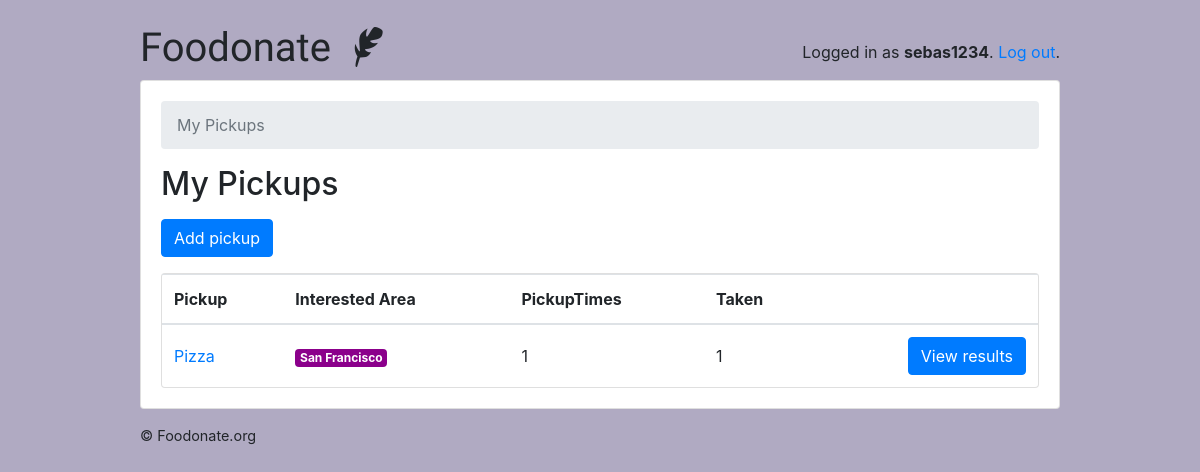
The page /foodonators/ (signed in) on the database its author committed.
### food_platform/models.py (models this page shows, shortened)
class User(AbstractUser):
    is_foodriver = models.BooleanField(default=False)
    is_foodonator = models.BooleanField(default=False)

class Pickup(models.Model):
    owner = models.ForeignKey(User, on_delete=models.CASCADE, related_name='pickups')
    name = models.CharField(max_length=255)
    interested_area = models.ForeignKey(Interested_area, on_delete=models.CASCADE, related_name='pickups')

class Interested_area(models.Model):
    name = models.CharField(max_length=30)
    color = models.CharField(max_length=7, default='#007bff')
    def get_html_badge(self):
        name = escape(self.name)
        color = escape(self.color)
        html = '<span class="badge badge-primary" style="background-color: %s">%s</span>' % (color, name)
        return mark_safe(html)

### food_platform/views/foodonators.py (the view)
# urls.py: path('', foodrivers.PickupListView.as_view(), name='pickup_list'),
@method_decorator([login_required, foodonator_required], name='dispatch')
class PickupListView(ListView):
    model = Pickup
    ordering = ('name', )
    context_object_name = 'pickups'
    template_name = 'food_platform/foodonators/pickup_change_list.html'
    def get_queryset(self):
        queryset = self.request.user.pickups.select_related('interested_area') .annotate(pickup_times_count=Count('pickup_times', distinct=True)) .annotate(taken_count=Count('taken_pickups', distinct=True))
        return queryset

### food_platform/templates/food_platform/foodonators/pickup_change_list.html
{% extends 'base.html' %}
{% block content %}
  <nav aria-label="breadcrumb">
    <ol class="breadcrumb">
      <li class="breadcrumb-item active" aria-current="page">My Pickups</li>
    </ol>
  </nav>
  <h2 class="mb-3">My Pickups</h2>
  <a href="{% url 'foodonators:pickup_add' %}" class="btn btn-primary mb-3" role="button">Add pickup</a>
  <div class="card">
    <table class="table mb-0">
      <thead>
        <tr>
          <th>Pickup</th>
          <th>Interested Area</th>
          <th>PickupTimes</th>
          <th>Taken</th>
          <th></th>
        </tr>
      </thead>
      <tbody>
        {% for pickup in pickups %}
          <tr>
            <td class="align-middle"><a href="{% url 'foodonators:pickup_change' pickup.pk %}">{{ pickup.name }}</a></td>
            <td class="align-middle">{{ pickup.interested_area.get_html_badge }}</td>
            <td class="align-middle">{{ pickup.pickup_times_count }}</td>
            <td class="align-middle">{{ pickup.taken_count }}</td>
            <td class="text-right">
              <a href="{% url 'foodonators:pickup_results' pickup.pk %}" class="btn btn-primary">View results</a>
            </td>
          </tr>
        {% empty %}
          <tr>
            <td class="bg-light text-center font-italic" colspan="5">You haven't created any pickup yet.</td>
          </tr>
        {% endfor %}
      </tbody>
    </table>
  </div>
{% endblock %}

### templates/base.html (shortened to what this page needs)
{% load static %}<!doctype html>
<html lang="en">
  <head>
    <link rel="stylesheet" href="https://maxcdn.bootstrapcdn.com/bootstrap/4.0.0/css/bootstrap.min.css">
    <link rel="stylesheet" type="text/css" href="{% static 'vendor/fontello-2f186091/css/fontello.css' %}">
    <link rel="stylesheet" type="text/css" href="{% static 'css/app.css' %}">
    {% if user.is_authenticated and user.is_foodonator %}
      <link rel="stylesheet" type="text/css" href="{% static 'css/foodonators.css' %}">
    {% else %}
      <link rel="stylesheet" type="text/css" href="{% static 'css/foodrivers.css' %}">
    {% endif %}
  </head>
  <body>
    <div class="container my-4">
      <div class="row justify-content-center">
        <div class="col-md-10 col-sm-12">
          <div class="row">
            <div class="col-6">
              <h1 class="logo">
                <a href="{% url 'home' %}">
                  Foodonate
                  {% if user.is_authenticated %}
                    {% if user.is_foodonator %}
                      <span class="icon-feather" data-toggle="tooltip" data-placement="right" title="Foodonator profile"></span>
                    {% else %}
                      <span class="icon-graduation-cap" data-toggle="tooltip" data-placement="right" title="Foodriver profile"></span>
                    {% endif %}
                  {% endif %}
                </a>
              </h1>
            </div>
            <div class="col-6 text-right">
              {% if user.is_authenticated %}
                <p class="pt-3">Logged in as <strong>{{ user.username }}</strong>. <a href="{% url 'logout' %}">Log out</a>.</p>
              {% else %}
                <a href="{% url 'login' %}" class="btn btn-light" role="button">Log in</a>
                <a href="{% url 'signup' %}" class="btn btn-primary" role="button">Sign up</a>
              {% endif %}
            </div>
          </div>
          <div class="card mb-3">
            <div class="card-body">
              {% block content %}
              {% endblock %}
            </div>
          </div>
          <footer>
            <a href="https://www.foodonate.org/">© Foodonate.org</a>
          </footer>
        </div>
      </div>
    </div>
  </body>
</html>

### static/css/app.css (style rules this page uses)
.logo { font-family: 'Clicker Script', cursive; }
.logo a { color: #212529; text-decoration: none; }
footer { font-size: .9rem; }
footer a { color: #212529; }

### static/css/foodonators.css (style rules this page uses)
body { background-color: #b0aac2; }

### rows shown on the page
User: username "sebas1234"
Pickup: name "Pizza", interested_area.get_html_badge "San Francisco", pickup_times_count "1", taken_count "1"
